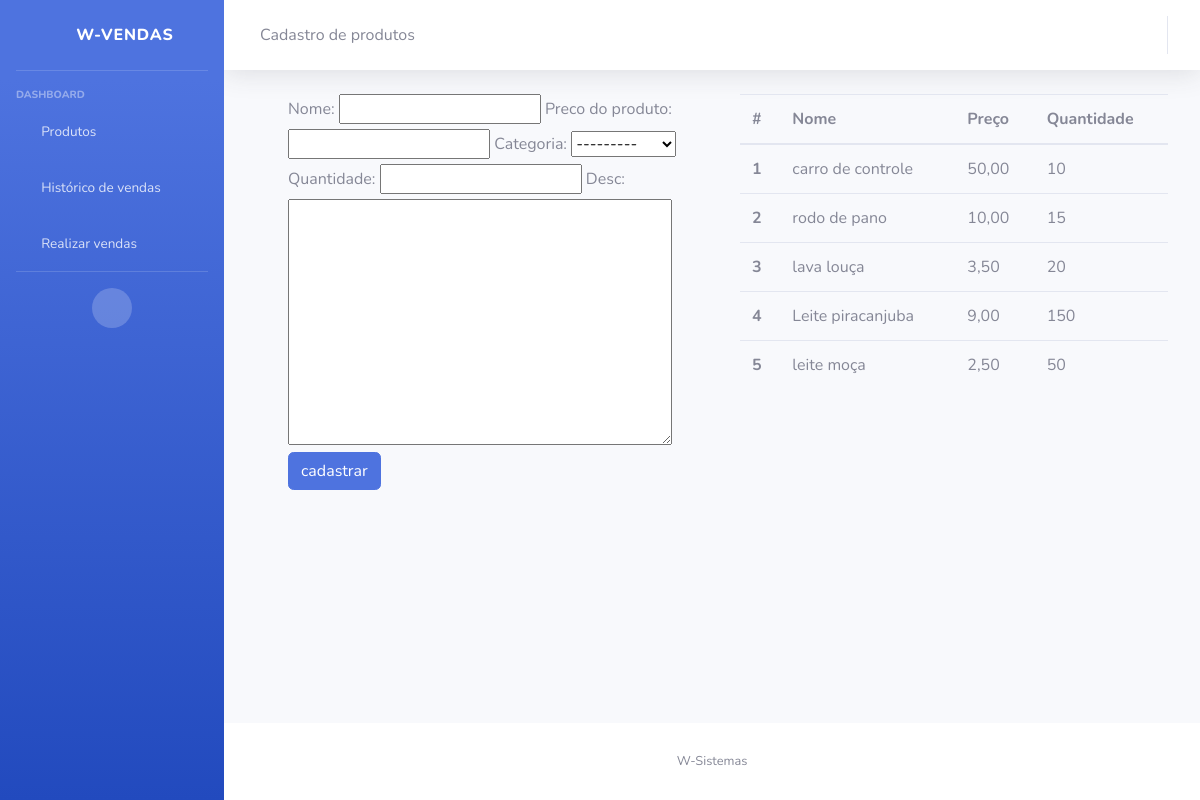
/cadastrar_produtos, run on an earlier commit of the app's database.
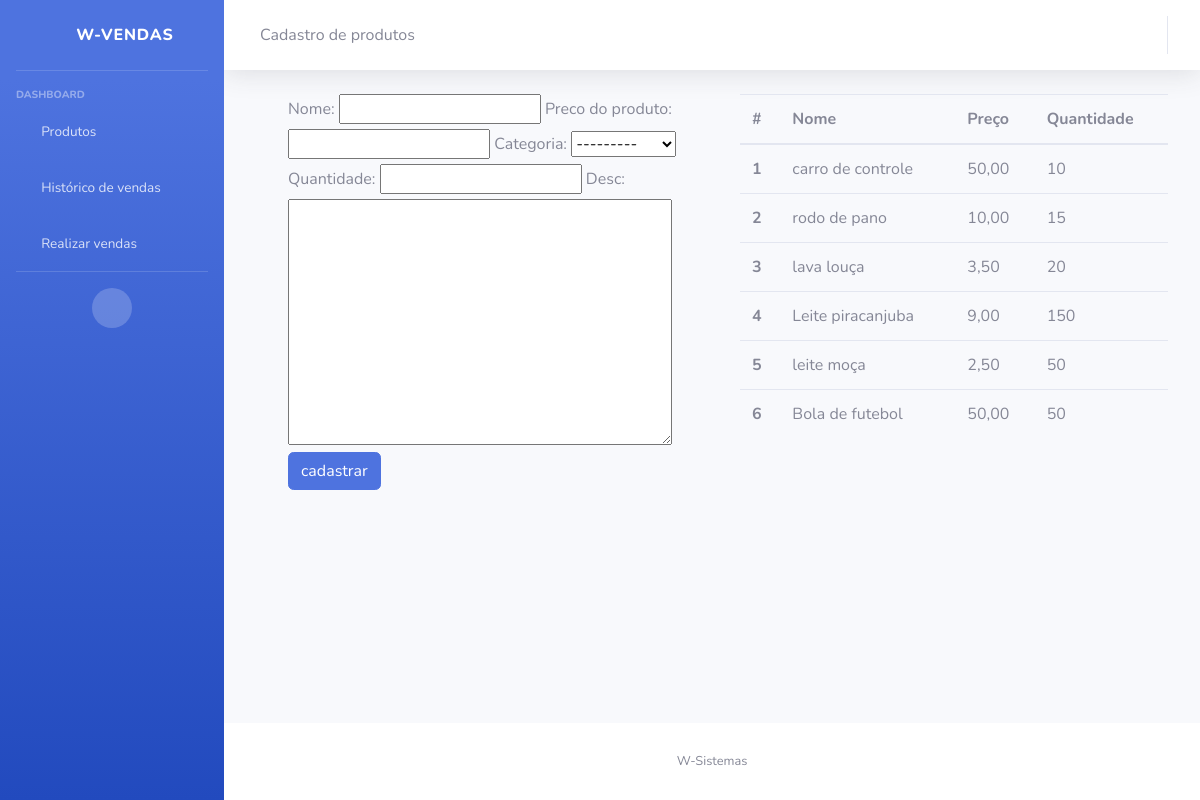
And on a later commit of the database.
### vendas_app/models.py (models this page shows, shortened)
class Produto(models.Model):
    nome = models.CharField(max_length=150, blank=False, null=False)
    preco_do_produto = models.DecimalField(decimal_places=2, blank=False, null=False, max_digits=6)
    categoria = models.ForeignKey(Categoria, verbose_name='Categoria', on_delete=models.CASCADE)
    quantidade = models.IntegerField()
    desc = models.TextField(max_length=250, blank=True, null=True)

### vendas_app/views/cadastrar_produtos.py (the view)
# urls.py: path('cadastrar_produtos', cadastro_produtos, name='cadastrar_produtos'),
def cadastro_produtos(request):
    produtos = Produto.objects.all()
    if request.method == 'POST':
        form = FormProduto(request.POST)
        if form.is_valid():
            form.save()
            messages.success(request, 'Produto adcionado com sucesso')
            return redirect('/cadastrar_produtos')
    else:
        form = FormProduto()
    return render(request, 'html/produtos.html', {'form': form, 'produtos': produtos})

### vendas_app/forms.py
class FormProduto(forms.ModelForm):
    class Meta:
        model = Produto
        fields = '__all__'

### vendas_app/models.py (called while the page is built)
    def __str__(self):
        return self.nome_categoria

### vendas_app/templates/html/produtos.html (shortened to what this page needs)
{% extends 'base.html' %}
{% block core %}
<a class="collapse-item" href="{% url 'home' %}">
  <i class="fas fa-fw fa-chevron-left"></i>
</a>
Cadastro de produtos
{% endblock%}
{% block content%}
{% load crispy_forms_tags %}
{% load bootstrap %}
    <div class="container ml-3">
      <div class="row">
        <div class="col">
          <form method="post"> {% csrf_token %}
            {{form|bootstrap }}
            <button type="submit" class="btn btn-primary">cadastrar</button>
        </form>
        </div>
        <div class="col">
          <table class="table">
            <thead>
              <tr>
                <th scope="col">#</th>
                <th scope="col">Nome</th>
                <th scope="col">Preço</th>
                <th scope="col">Quantidade</th>
              </tr>
            </thead>
            <tbody>
                {% for produto in produtos%}
                <tr>
                    <th scope="row">{{produto.id}}</th>
                    <td>{{produto.nome}}</td>
                    <td>{{produto.preco_do_produto}}</td>
                    <td>{{produto.quantidade}}</td>
                </tr>
              {% endfor %}
            </tbody>
          </table>
        </div>
      </div>
    </div>
{% endblock content%}

What changed in the data, as far as the page shows it:
added Produto: id "6", nome "Bola de futebol", preco_do_produto "50,00", quantidade "50"
